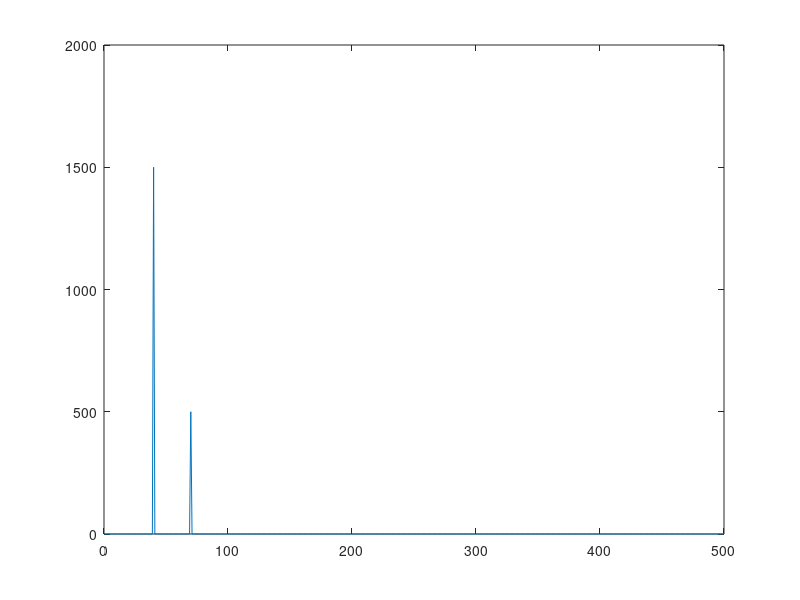

This chart was generated by the following MATLAB code: (Note: this script raises an error after producing the figure.)

t = 0:.001:1-0.001;
Fs = 1e3;
x = 2+sin(2*pi*70*t)+3*cos(2*pi*40*t);
x = detrend(x,0);
xdft = fft(x);
freq = 0:Fs/length(x):Fs/2;
xdft = xdft(1:length(x)/2+1);
plot(freq,abs(xdft));
[~,I] = max(abs(xdft));
fprintf('Maximum occurs at %d Hz.\n',freq(I));





psdest = psd(spectrum.periodogram,x,'Fs',Fs,'NFFT',length(x));
[~,I] = max(psdest.Data);
fprintf('Maximum occurs at %d Hz.\n',psdest.Frequencies(I));